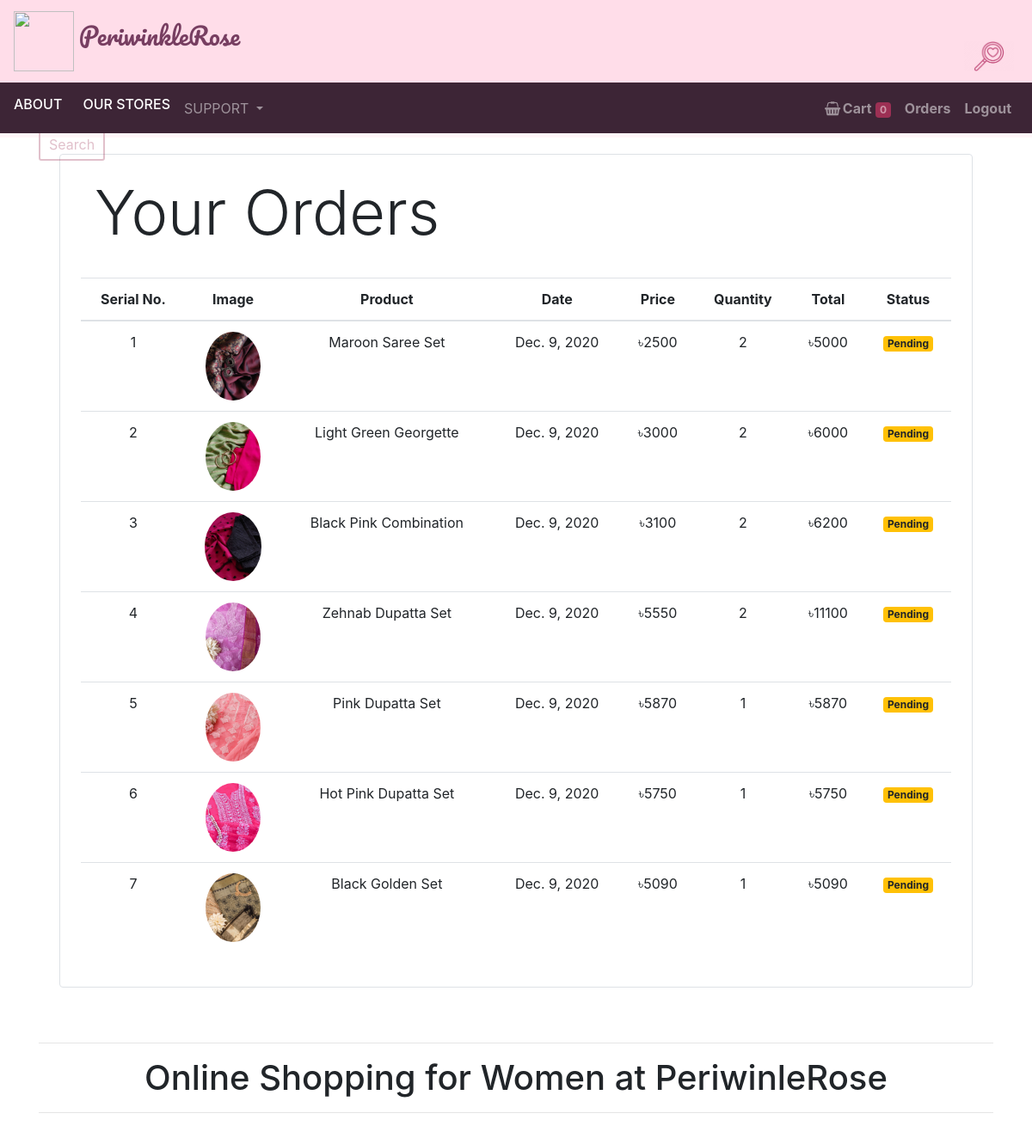
/orders (signed in, upper part), run on an earlier commit of the app's database.
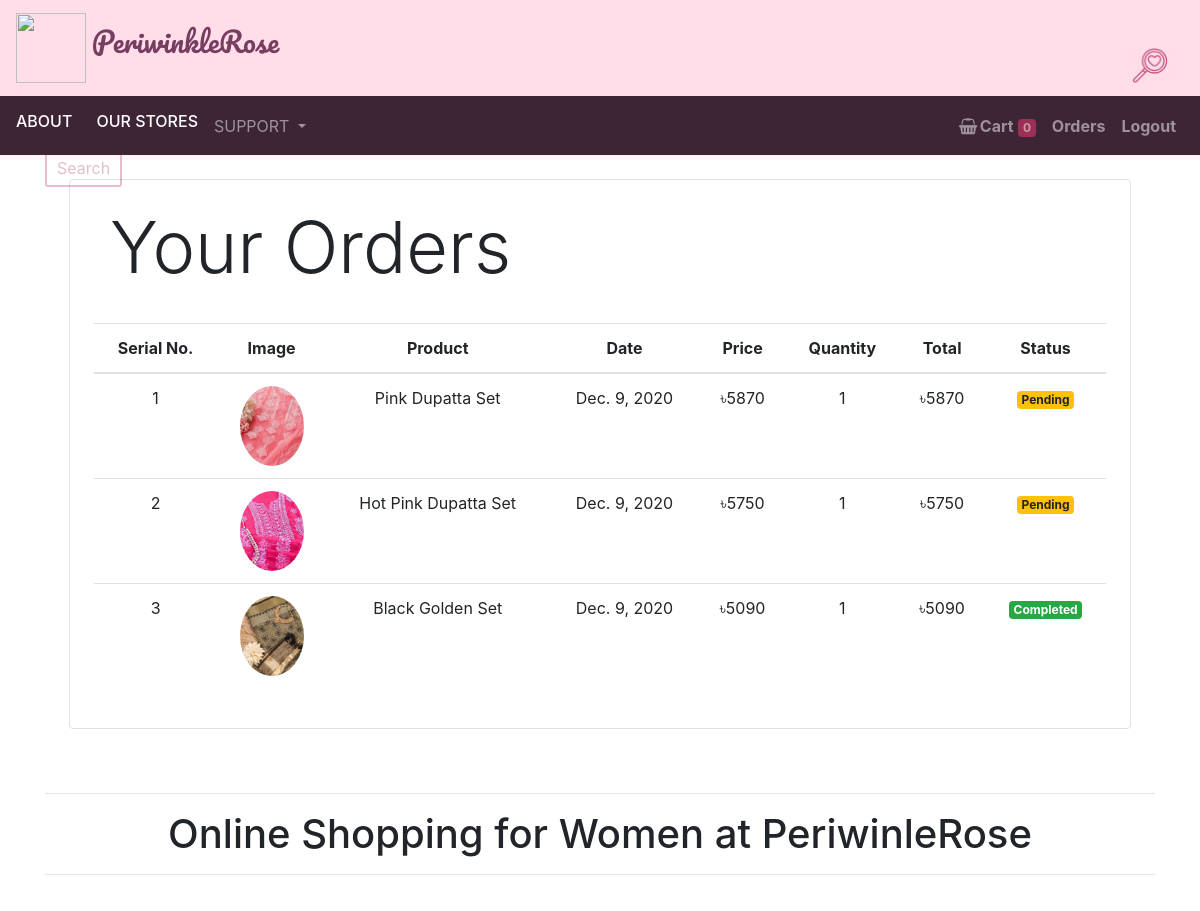
And on a later commit of the database.
### store/models/orders.py (models this page shows, shortened)
class Order(models.Model):
    product = models.ForeignKey(Product, on_delete=models.CASCADE)
    customer = models.ForeignKey(Customer, on_delete=models.CASCADE)
    quantity = models.IntegerField(default=1)
    price = models.IntegerField()
    address = models.CharField(max_length=50, default='', blank=True)
    phone = models.CharField(max_length=50, default='', blank=True)
    date = models.DateField(default=datetime.datetime.today)
    status = models.BooleanField(default=False)
    @staticmethod
    def get_orders_by_customer(customer_id):
        return Order\
            .objects\
            .filter(customer = customer_id)\
            .order_by('date')

### store/models/products.py (models this page shows, shortened)
class Product(models.Model):
    name = models.CharField(max_length=50)
    price = models.IntegerField(default=0)
    category = models.ForeignKey(Category, on_delete=models.CASCADE, default=1)
    description = models.CharField(max_length=700, default='', null=True, blank=True)
    image = models.ImageField(upload_to='uploads/products/')

### store/views/orders.py (the view)
# urls.py: path('orders',  OrderView.as_view(), name='orders'),
class OrderView(View):
    @method_decorator(auth_middleware)
    def get(self, request):
        customer = request.session.get('customer')
        orders = Order.get_orders_by_customer(customer)
        print(orders)
        orders = orders.reverse()
        return render(request, 'orders.html', {'orders':orders})

### store/templatetags/custom_filter.py (called while the page is built)
@register.filter(name='currency')
def currency(number):
    return "৳"+str(number)

@register.filter(name='multiply')
def multiply(number, number1):
    return number*number1

### store/templates/orders.html
{% extends 'base.html' %}
{% block content %}
{% load cart %}
{% load custom_filter %}
<div class="container">
    <div class="border rounded p-4 m-4">
        <h1 class="display-3 pl-2 ml-2">Your Orders</h1>
        <br>
        <table class="table text-center">
            <thead class="table">
                <tr>
                    <th>Serial No.</th>
                    <th>Image</th>
                    <th>Product</th>
                    <th>Date</th>
                    <th>Price</th>
                    <th>Quantity</th>
                    <th>Total</th>
                    <th>Status</th>
                </tr>
            </thead>
            <tbody>
                {% for order in orders %}
                <tr>
                    <td>{{forloop.counter}}</td>
                    <td><img style="height: 80px;" class="rounded-circle" src="{{order.product.image.url}}" alt=""></td>
                    <td>{{order.product.name}}</td>
                    <td>{{order.date}}</td>
                    <td>{{order.price|currency}}</td>
                    <td>{{order.quantity}}</td>
                    <td>{{order.quantity|multiply:order.price|currency}}</td>
                    {% if order.status %}
                    <td><small class="badge badge-success">Completed</small></td>
                    {% else %}
                    <td><small class="badge badge-warning">Pending</small></td>
                    {% endif %}
                </tr>
                {% endfor %}
            </tbody>
        </table>
    </div>
</div>
{% endblock %}

### store/templates/base.html (shortened to what this page needs)
{% load static %}
<!doctype html>
<html lang="en">
<head>
    <link rel="stylesheet" href="https://cdn.jsdelivr.net/npm/bootstrap@4.5.3/dist/css/bootstrap.min.css"
>
    <link rel="stylesheet" href="https://stackpath.bootstrapcdn.com/bootstrap/4.5.0/css/bootstrap.min.css">
    <link rel="stylesheet" href="https://stackpath.bootstrapcdn.com/font-awesome/4.7.0/css/font-awesome.min.css">
    <link rel="stylesheet" href="{% static 'css/main.css' %}">
</head>
<body id="bg">
    <div>
        <nav class="navbar navbar-expand-lg navbar-light" style="background-color: rgba(255, 221, 233, 0.972);">
            <a class="navbar-brand " href="/"><img src="{% static 'img/periwink1.png' %}" width="70" height="70"> <span
                    id="peri">PeriwinkleRose</span></a>
            <button id="bttn" onclick="slide()"></button>
        </nav>
        <div class="search hide">
            <div class="container">
                <input type="text" placeholder="Search Products"><button>Search</button>
            </div>
        </div>
        <nav class="navbar navbar-expand-lg navbar-dark" style="background-color:  rgb(61, 37, 54);">
            <a class="navbar-brand" href="/about">
                <h6>
                    ABOUT
                </h6>
            </a>
            <div class="collapse navbar-collapse" id="navbarSupportedContent">
                <ul class="navbar-nav mr-auto">
                    <li class="nav-item active">
                        <a class="nav-link" href="#">
                            <h6>OUR STORES</h6><span class="sr-only">(current)</span>
                        </a>
                    </li>
                </ul>
                <div class="collapse navbar-collapse" id="navbarSupportedContent">
                    <ul class="navbar-nav mr-auto">
                        <li class="nav-item dropdown">
                            <a class="nav-link dropdown-toggle" href="#" id="navbarDropdown" role="button"
                                data-toggle="dropdown" aria-haspopup="true" aria-expanded="false">
                                SUPPORT
                            </a>
                        </li>
                    </ul>
                </div>
                <ul class="navbar-nav my-2 my-lg-0">
                    <li class="nav-item">
                        <a class="nav-link" href="/cart">
                            <i class="fa fa-shopping-basket"></i>
                            <b>Cart</b>
                            <span class="badge"
                                style="background-color: rgb(156, 48, 84);">{{request.session.cart.keys|length}}</span>
                        </a>
                    </li>
                    {% if request.session.customer %}
                    <li class="nav-item">
                        <a class="nav-link" href="/orders">
                            <b>Orders</b><span class="sr-only">(current)</span>
                        </a>
                    </li>
                    <li class="nav-item">
                        <a class="nav-link" href="/logout">
                            <b>Logout</b><span class="sr-only">(current)</span>
                        </a>
                    </li>
                    {% endif %}
                </ul>
            </div>
        </nav>
    </div>
    {% block content %}
    {% endblock %}
    <div class="container">
        <div class="hg">
            <br>
            <hr>
            <h1 class="clr">Online Shopping for Women at PeriwinleRose</h1>
            <hr>
            <br>
        </div>
    </div>
</body>
</html>

### store/static/css/main.css (style rules this page uses)
#peri { font-family: 'Pacifico', cursive; font-weight: normal; font-size: 28px; color: rgb(119, 62, 97); }
#bttn { position: absolute; top: 50%; transform: translateX(-50%); right: -10px; width: 60px; height: 35px; background-image: url(../img/search22.png); background-size: cover; background-position: center; background-color: transparent; border: none; outline: none; }
.hide { opacity: .3; margin-bottom: -64px; }
.search { height: 64px; width: 100%; background-color: rgba(255, 221, 233, 0.972); position: relative; z-index: 0; }
.search button { padding: 5px 10px; color:rgb(156, 48, 84); border-radius: 3px; background-color: transparent; border: 2px solid rgb(156, 48, 84); transition: .4s; }
.clr { text-align: center; }
.fa-shopping-basket { margin-right: -2px; }
#bg { background-image: url(../img/pp4.jpg); background-repeat: no-repeat; background-size: 1800px 900px; background-position: top; background-attachment: fixed; }

What changed in the data, as far as the page shows it:
removed Order: product.image (picture), product.name "Maroon Saree Set", date "Dec. 9, 2020", price "৳2500", quantity "2", quantity|multiply "৳5000", status "Pending"
removed Order: product.image (picture), product.name "Light Green Georgette", date "Dec. 9, 2020", price "৳3000", quantity "2", quantity|multiply "৳6000", status "Pending"
removed Order: product.image (picture), product.name "Black Pink Combination", date "Dec. 9, 2020", price "৳3100", quantity "2", quantity|multiply "৳6200", status "Pending"
removed Order: product.image (picture), product.name "Zehnab Dupatta Set", date "Dec. 9, 2020", price "৳5550", quantity "2", quantity|multiply "৳11100", status "Pending"
changed Order "Black Golden Set": status "Pending" → "Completed"
